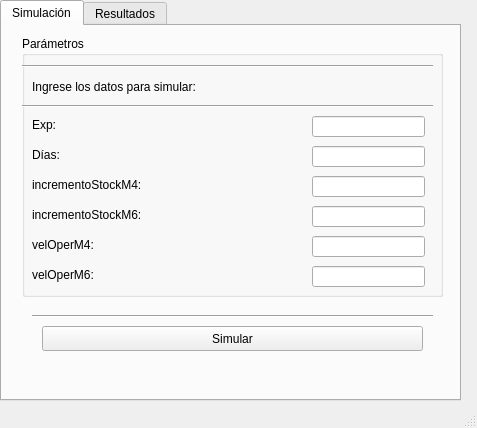
<?xml version="1.0" encoding="UTF-8"?>
<ui version="4.0">
 <class>MainWindow</class>
 <widget class="QMainWindow" name="MainWindow">
  <property name="geometry">
   <rect>
    <x>0</x>
    <y>0</y>
    <width>477</width>
    <height>428</height>
   </rect>
  </property>
  <property name="windowTitle">
   <string>Tp Final Modelos y Simulación</string>
  </property>
  <widget class="QWidget" name="centralwidget">
   <property name="layoutDirection">
    <enum>Qt::LeftToRight</enum>
   </property>
   <widget class="QTabWidget" name="tabWidget">
    <property name="geometry">
     <rect>
      <x>0</x>
      <y>0</y>
      <width>461</width>
      <height>401</height>
     </rect>
    </property>
    <property name="currentIndex">
     <number>0</number>
    </property>
    <widget class="QWidget" name="tabSuavizado">
     <attribute name="title">
      <string>Simulación</string>
     </attribute>
     <widget class="QGroupBox" name="groupBox">
      <property name="geometry">
       <rect>
        <x>20</x>
        <y>10</y>
        <width>421</width>
        <height>261</height>
       </rect>
      </property>
      <property name="title">
       <string>Parámetros</string>
      </property>
      <widget class="QLabel" name="label_0">
       <property name="geometry">
        <rect>
         <x>10</x>
         <y>40</y>
         <width>231</width>
         <height>21</height>
        </rect>
       </property>
       <property name="text">
        <string>Ingrese los datos para simular:</string>
       </property>
      </widget>
      <widget class="QLabel" name="label_1">
       <property name="geometry">
        <rect>
         <x>10</x>
         <y>80</y>
         <width>66</width>
         <height>17</height>
        </rect>
       </property>
       <property name="text">
        <string>Exp:</string>
       </property>
      </widget>
      <widget class="QLabel" name="label_2">
       <property name="geometry">
        <rect>
         <x>10</x>
         <y>110</y>
         <width>66</width>
         <height>17</height>
        </rect>
       </property>
       <property name="text">
        <string>Días:</string>
       </property>
      </widget>
      <widget class="QLabel" name="label_5">
       <property name="geometry">
        <rect>
         <x>10</x>
         <y>200</y>
         <width>131</width>
         <height>17</height>
        </rect>
       </property>
       <property name="text">
        <string>velOperM4:</string>
       </property>
      </widget>
      <widget class="QLabel" name="label_3">
       <property name="geometry">
        <rect>
         <x>10</x>
         <y>140</y>
         <width>151</width>
         <height>17</height>
        </rect>
       </property>
       <property name="text">
        <string>incrementoStockM4:</string>
       </property>
      </widget>
      <widget class="QLabel" name="label_4">
       <property name="geometry">
        <rect>
         <x>10</x>
         <y>170</y>
         <width>141</width>
         <height>17</height>
        </rect>
       </property>
       <property name="text">
        <string>incrementoStockM6:</string>
       </property>
      </widget>
      <widget class="QLineEdit" name="lineEdit_1">
       <property name="geometry">
        <rect>
         <x>290</x>
         <y>80</y>
         <width>113</width>
         <height>21</height>
        </rect>
       </property>
      </widget>
      <widget class="QLineEdit" name="lineEdit_2">
       <property name="geometry">
        <rect>
         <x>290</x>
         <y>110</y>
         <width>113</width>
         <height>21</height>
        </rect>
       </property>
      </widget>
      <widget class="QLineEdit" name="lineEdit_3">
       <property name="geometry">
        <rect>
         <x>290</x>
         <y>140</y>
         <width>113</width>
         <height>21</height>
        </rect>
       </property>
      </widget>
      <widget class="QLineEdit" name="lineEdit_4">
       <property name="geometry">
        <rect>
         <x>290</x>
         <y>170</y>
         <width>113</width>
         <height>21</height>
        </rect>
       </property>
      </widget>
      <widget class="QLineEdit" name="lineEdit_5">
       <property name="geometry">
        <rect>
         <x>290</x>
         <y>200</y>
         <width>113</width>
         <height>21</height>
        </rect>
       </property>
      </widget>
      <widget class="QLineEdit" name="lineEdit_6">
       <property name="geometry">
        <rect>
         <x>290</x>
         <y>230</y>
         <width>113</width>
         <height>21</height>
        </rect>
       </property>
      </widget>
      <widget class="Line" name="line_1">
       <property name="geometry">
        <rect>
         <x>0</x>
         <y>20</y>
         <width>411</width>
         <height>20</height>
        </rect>
       </property>
       <property name="orientation">
        <enum>Qt::Horizontal</enum>
       </property>
      </widget>
      <widget class="Line" name="line_2">
       <property name="geometry">
        <rect>
         <x>0</x>
         <y>60</y>
         <width>411</width>
         <height>20</height>
        </rect>
       </property>
       <property name="orientation">
        <enum>Qt::Horizontal</enum>
       </property>
      </widget>
     </widget>
     <widget class="Line" name="line_3">
      <property name="geometry">
       <rect>
        <x>30</x>
        <y>280</y>
        <width>401</width>
        <height>20</height>
       </rect>
      </property>
      <property name="orientation">
       <enum>Qt::Horizontal</enum>
      </property>
     </widget>
     <widget class="QToolButton" name="btnSimulacion">
      <property name="geometry">
       <rect>
        <x>40</x>
        <y>300</y>
        <width>381</width>
        <height>25</height>
       </rect>
      </property>
      <property name="text">
       <string>Simular</string>
      </property>
     </widget>
     <widget class="QLabel" name="label_6">
      <property name="geometry">
       <rect>
        <x>30</x>
        <y>240</y>
        <width>131</width>
        <height>17</height>
       </rect>
      </property>
      <property name="text">
       <string>velOperM6:</string>
      </property>
     </widget>
    </widget>
    <widget class="QWidget" name="tabResultados">
     <attribute name="title">
      <string>Resultados</string>
     </attribute>
    </widget>
   </widget>
  </widget>
  <widget class="QStatusBar" name="statusbar"/>
 </widget>
 <resources/>
 <connections/>
</ui>
